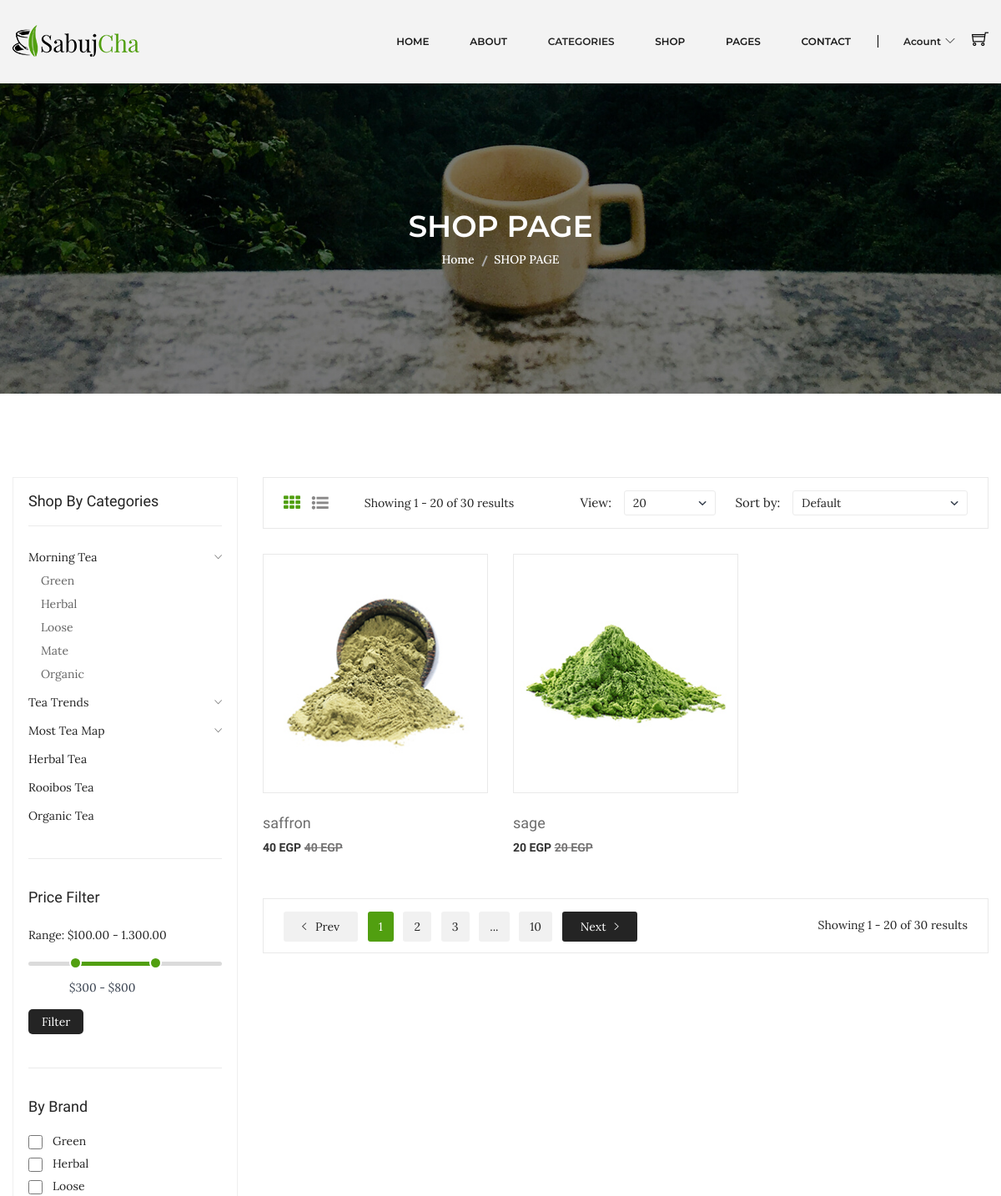
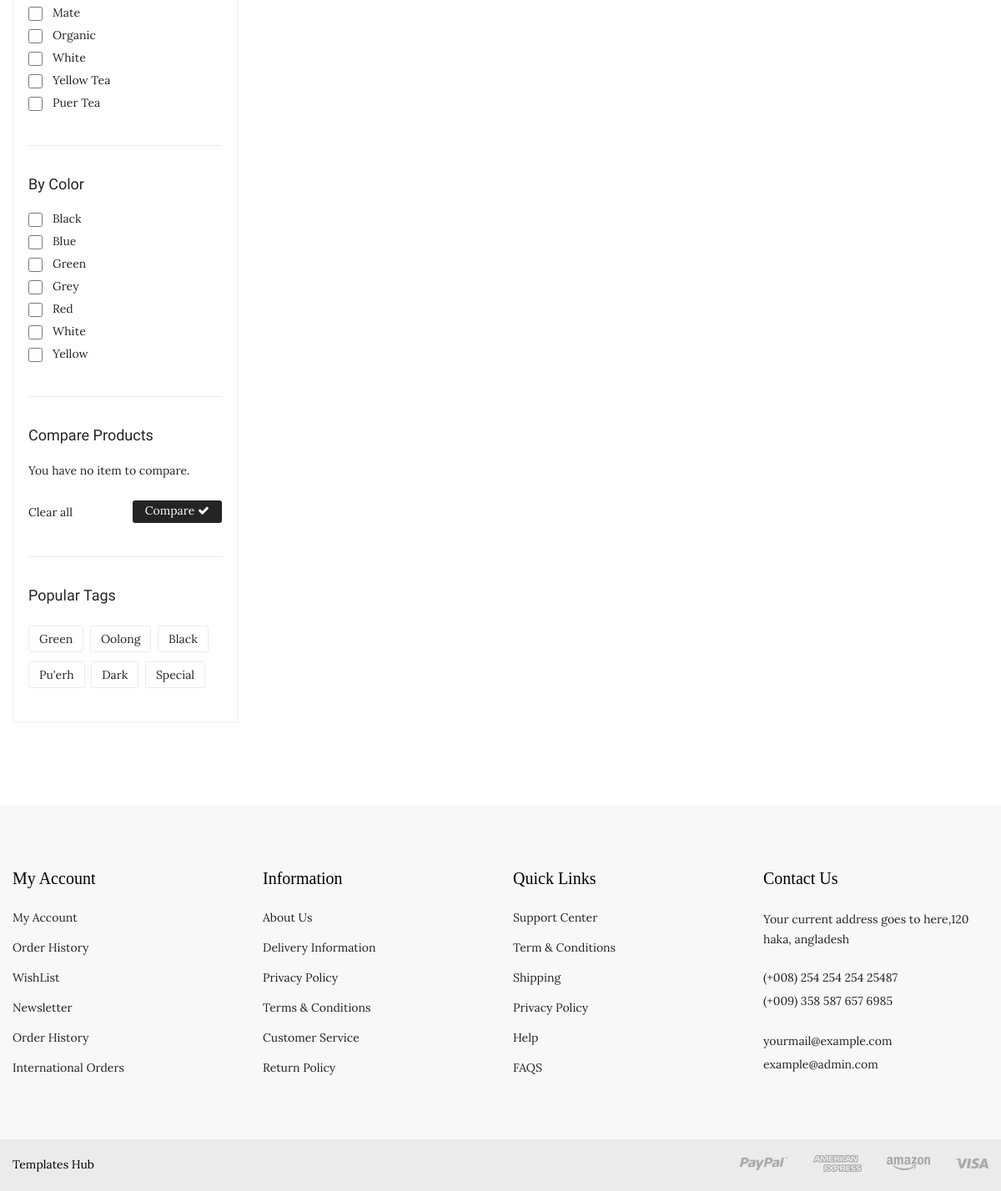
Page /shop.php?sub=1 on the committed database (2 pictures, top to bottom).
### tables this page shows
CREATE TABLE `products` (
  `id` int(10) UNSIGNED NOT NULL,
  `name` varchar(40) NOT NULL,
  `photo` varchar(20) NOT NULL DEFAULT 'product.jpg',
  `price` varchar(10) NOT NULL,
  `code` varchar(10) NOT NULL,
  `detail` text NOT NULL DEFAULT 'Contrary to popular belief, Lorem Ipsum is not simply random text. It has roots in a piece of classical Latin literature from 45 BC, making it over 2000 years old. Richard McClintock, a Latin professor at Hampden-Sydney College in Virginia, looked up one of the more obscure Latin words, consectetur, from a Lorem Ipsum passage, and going through the cites of the word in classical literature, discovered the undoubtable source. Lorem Ipsum comes from sections 1.10.32 and 1.10.33 of "de Finibus Bonorum et Malorum" (The Extremes of Good and Evil) by Cicero, written in 45 BC. This book is a treatise on the theory of ethics, very popular during the Renaissance. The first line of Lorem Ipsum, "Lorem ipsum dolor sit amet..", comes from a line in section 1.10.32.  The standard chunk of Lorem Ipsum used since the 1500s is reproduced below for those interested. Sections 1.10.32 and 1.10.33 from "de Finibus Bonorum et Malorum" by Cicero are also reproduced in their exact original form, accompanied by English versions from the 1914 translation by H. Rackham.',
  `views` int(10) NOT NULL DEFAULT 0,
  `brand_id` int(10) UNSIGNED NOT NULL,
  `subcat_id` int(10) UNSIGNED NOT NULL,
  `supplier_id` int(10) UNSIGNED NOT NULL,
  `created_at` timestamp NOT NULL DEFAULT current_timestamp(),
  `updated_at` timestamp NOT NULL DEFAULT current_timestamp() ON UPDATE current_timestamp()
);

### Database.php (called while the page is built, shortened)
<?php
    class Database{
        private $hostName = "localhost";
        private $username = "root";
        private $pass = "";
        private $databaseName = "ntiecommerce";
        private $mysqli;
        public function __construct(){
            $this->mysqli = new mysqli($this->hostName , $this->username , $this->pass , $this->databaseName);
        }
        public function runDQL($query){
            $result = $this->mysqli->query($query);
            if($result->num_rows > 0)
                return $result;
            else
                return [];
        }
    }
?>

### Product.php (called while the page is built, shortened)
<?php
    class Product extends Database implements Operations{
        private $subcatId;
        public function setSubcatId($subcatId){
            $this->subcatId = $subcatId;
        }
        public function selectProductsBySubcatId()
        {
            $query = "SELECT `products`.* FROM `products` WHERE `products`.`subcat_id`='$this->subcatId'";
            return $this->runDQL($query);
        }
    }
?>

### shop.php (the view, shortened to what this page needs)
<?php include_once 'header.php' ?>
<div class="breadcrumb-area bg-image-3 ptb-150">
    <div class="container">
        <div class="breadcrumb-content text-center">
            <h3>SHOP PAGE</h3>
            <ul>
                <li><a href="index.php">Home</a></li>
                <li class="active">SHOP PAGE</li>
            </ul>
        </div>
    </div>
</div>
<div class="shop-page-area ptb-100">
    <div class="container">
        <div class="row flex-row-reverse">
            <div class="col-lg-9">
                <div class="shop-topbar-wrapper">
                    <div class="shop-topbar-left">
                        <ul class="view-mode">
                            <li class="active"><a href="#product-grid" data-view="product-grid"><i class="fa fa-th"></i></a></li>
                            <li><a href="#product-list" data-view="product-list"><i class="fa fa-list-ul"></i></a></li>
                        </ul>
                        <p>Showing 1 - 20 of 30 results </p>
                    </div>
                    <div class="product-sorting-wrapper">
                        <div class="product-shorting shorting-style">
                            <label>View:</label>
                            <select>
                                <option value=""> 20</option>
                            </select>
                        </div>
                        <div class="product-show shorting-style">
                            <label>Sort by:</label>
                            <select>
                                <option value="">Default</option>
                            </select>
                        </div>
                    </div>
                </div>
                <div class="grid-list-product-wrapper">
                    <div class="product-grid product-view pb-20">
                        <div class="row">
                            <?php
                            $product = new Product();
                            if (isset($_GET['sub']) && $_GET['sub']) {
                                $product->setSubcatId($_GET['sub']);
                                $result = $product->selectProductsBySubcatId();
                            } else {
                                $result = $product->selectData();
                            }
                            if (!empty($result)) {
                                $allProducts = $result->fetch_all(MYSQLI_ASSOC);
                                foreach ($allProducts as $value) {
                            ?>
                                    <div class="product-width col-xl-4 col-lg-4 col-md-4 col-sm-6 col-12 mb-30">
                                        <div class="product-wrapper">
                                            <div class="product-img">
                                                <a href="product-details.php?id=<?php echo $value['id'] ?>">
                                                    <img alt="" src="assets/img/product/<?php echo $value['photo'] ?>">
                                                </a>
                                                <div class="product-action">
                                                </div>
                                            </div>
                                            <div class="product-content text-left">
                                                <div class="product-hover-style">
                                                    <div class="product-title">
                                                        <h4>
                                                            <a href="product-details.php?id=<?php echo $value['id'] ?>"><?php echo $value['name'] ?></a>
                                                        </h4>
                                                    </div>
                                                </div>
                                                <div class="product-price-wrapper">
                                                    <span><?php echo $value['price'] ?> EGP</span>
                                                    <span class="product-price-old"><?php echo $value['price'] ?> EGP </span>
                                                </div>
                                            </div>
                                        </div>
                                    </div>
                            <?php
                                }
                            }
                            ?>
                        </div>
                    </div>
                    <div class="pagination-total-pages">
                        <div class="pagination-style">
                            <ul>
                                <li><a class="prev-next prev" href="#"><i class="ion-ios-arrow-left"></i> Prev</a></li>
                                <li><a class="active" href="#">1</a></li>
                                <li><a href="#">2</a></li>
                                <li><a href="#">3</a></li>
                                <li><a href="#">...</a></li>
                                <li><a href="#">10</a></li>
                                <li><a class="prev-next next" href="#">Next<i class="ion-ios-arrow-right"></i> </a></li>
                            </ul>
                        </div>
                        <div class="total-pages">
                            <p>Showing 1 - 20 of 30 results </p>
                        </div>
                    </div>
                </div>
            </div>
            <div class="col-lg-3">
                <div class="shop-sidebar-wrapper gray-bg-7 shop-sidebar-mrg">
                    <div class="shop-widget">
                        <h4 class="shop-sidebar-title">Shop By Categories</h4>
                        <div class="shop-catigory">
                            <ul id="faq">
                                <li> <a data-toggle="collapse" data-parent="#faq" href="#shop-catigory-1">Morning Tea <i class="ion-ios-arrow-down"></i></a>
                                    <ul id="shop-catigory-1" class="panel-collapse collapse show">
                                        <li><a href="#">Green</a></li>
                                        <li><a href="#">Herbal</a></li>
                                        <li><a href="#">Loose </a></li>
                                        <li><a href="#">Mate</a></li>
                                        <li><a href="#">Organic</a></li>
                                    </ul>
                                </li>
                                <li> <a data-toggle="collapse" data-parent="#faq" href="#shop-catigory-2">Tea Trends<i class="ion-ios-arrow-down"></i></a>
                                </li>
                                <li> <a data-toggle="collapse" data-parent="#faq" href="#shop-catigory-3">Most Tea Map <i class="ion-ios-arrow-down"></i></a>
                                </li>
                                <li> <a href="#">Herbal Tea</a> </li>
                                <li> <a href="#">Rooibos Tea</a></li>
                                <li> <a href="#">Organic Tea</a></li>
                            </ul>
                        </div>
                    </div>
                    <div class="shop-price-filter mt-40 shop-sidebar-border pt-35">
                        <h4 class="shop-sidebar-title">Price Filter</h4>
                        <div class="price_filter mt-25">
                            <span>Range: $100.00 - 1.300.00 </span>
                            <div id="slider-range"></div>
                            <div class="price_slider_amount">
                                <div class="label-input">
                                    <input type="text" id="amount" name="price" placeholder="Add Your Price" />
                                </div>
                                <button type="button">Filter</button>
                            </div>
                        </div>
                    </div>
                    <div class="shop-widget mt-40 shop-sidebar-border pt-35">
                        <h4 class="shop-sidebar-title">By Brand</h4>
                        <div class="sidebar-list-style mt-20">
                            <ul>
                                <li><input type="checkbox"><a href="#">Green </a>
                                <li><input type="checkbox"><a href="#">Herbal </a></li>
                                <li><input type="checkbox"><a href="#">Loose </a></li>
                                <li><input type="checkbox"><a href="#">Mate </a></li>
                                <li><input type="checkbox"><a href="#">Organic </a></li>
                                <li><input type="checkbox"><a href="#">White </a></li>
                                <li><input type="checkbox"><a href="#">Yellow Tea </a></li>
                                <li><input type="checkbox"><a href="#">Puer Tea </a></li>
                            </ul>
                        </div>
                    </div>
                    <div class="shop-widget mt-40 shop-sidebar-border pt-35">
                        <h4 class="shop-sidebar-title">By Color</h4>
                        <div class="sidebar-list-style mt-20">
                            <ul>
                                <li><input type="checkbox"><a href="#">Black </a></li>
                                <li><input type="checkbox"><a href="#">Blue </a></li>
                                <li><input type="checkbox"><a href="#">Green </a></li>
                                <li><input type="checkbox"><a href="#">Grey </a></li>
                                <li><input type="checkbox"><a href="#">Red</a></li>
                                <li><input type="checkbox"><a href="#">White </a></li>
                                <li><input type="checkbox"><a href="#">Yellow </a></li>
                            </ul>
                        </div>
                    </div>
                    <div class="shop-widget mt-40 shop-sidebar-border pt-35">
                        <h4 class="shop-sidebar-title">Compare Products</h4>
                        <div class="compare-product">
                            <p>You have no item to compare. </p>
                            <div class="compare-product-btn">
                                <span>Clear all </span>
                                <a href="#">Compare <i class="fa fa-check"></i></a>
                            </div>
                        </div>
                    </div>
                    <div class="shop-widget mt-40 shop-sidebar-border pt-35">
                        <h4 class="shop-sidebar-title">Popular Tags</h4>
                        <div class="shop-tags mt-25">
                            <ul>
                                <li><a href="#">Green</a></li>
                                <li><a href="#">Oolong</a></li>
                                <li><a href="#">Black</a></li>
                                <li><a href="#">Pu'erh</a></li>
                                <li><a href="#">Dark </a></li>
                                <li><a href="#">Special</a></li>
                            </ul>
                        </div>
                    </div>
                </div>
            </div>
        </div>
    </div>
</div>
<?php include_once 'footer.php'; ?>

### rows in the picture
products: photo (picture), name "saffron", price "40"
products: photo (picture), name "sage", price "20"
